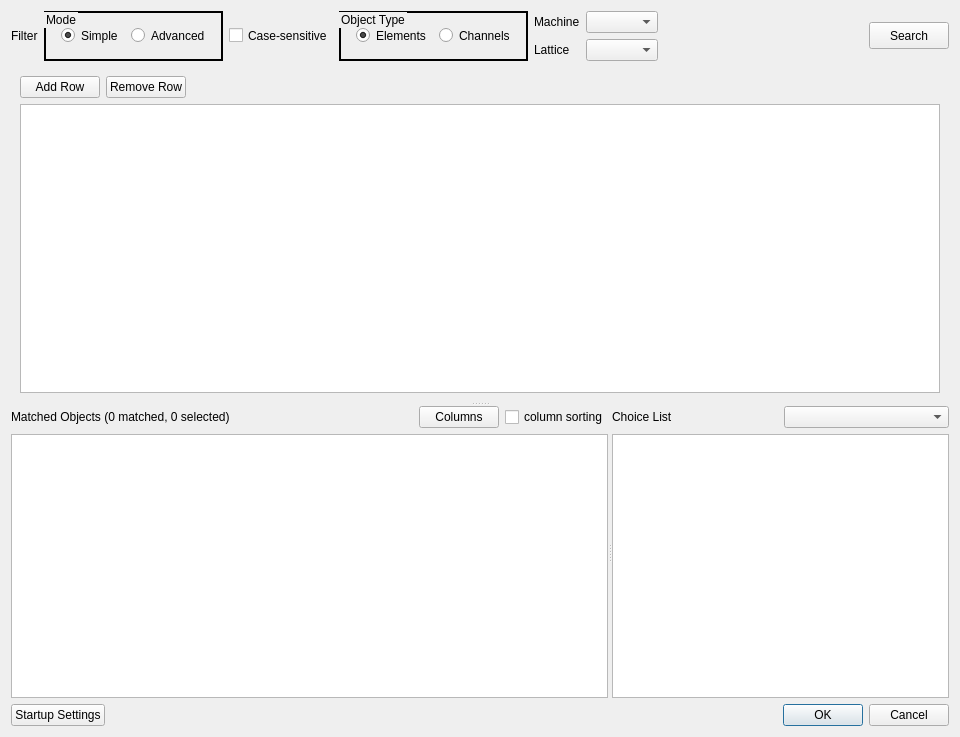
<?xml version="1.0" encoding="UTF-8"?>
<ui version="4.0">
 <class>Dialog</class>
 <widget class="QDialog" name="Dialog">
  <property name="windowModality">
   <enum>Qt::ApplicationModal</enum>
  </property>
  <property name="geometry">
   <rect>
    <x>0</x>
    <y>0</y>
    <width>960</width>
    <height>737</height>
   </rect>
  </property>
  <property name="windowTitle">
   <string>Channel/Element Explorer</string>
  </property>
  <property name="modal">
   <bool>true</bool>
  </property>
  <layout class="QVBoxLayout" name="verticalLayout_11">
   <item>
    <widget class="QSplitter" name="splitter_top_bottom">
     <property name="orientation">
      <enum>Qt::Vertical</enum>
     </property>
     <widget class="QWidget" name="layoutWidget">
      <layout class="QVBoxLayout" name="verticalLayout_9">
       <item>
        <layout class="QHBoxLayout" name="horizontalLayout_5">
         <item>
          <widget class="QLabel" name="label_filter">
           <property name="maximumSize">
            <size>
             <width>16777215</width>
             <height>27</height>
            </size>
           </property>
           <property name="text">
            <string>Filter</string>
           </property>
          </widget>
         </item>
         <item>
          <widget class="QGroupBox" name="groupBox_filter_mode">
           <property name="autoFillBackground">
            <bool>false</bool>
           </property>
           <property name="styleSheet">
            <string notr="true">border: 2px solid black;
padding: 3px;</string>
           </property>
           <property name="title">
            <string>Mode</string>
           </property>
           <property name="alignment">
            <set>Qt::AlignLeading|Qt::AlignLeft|Qt::AlignTop</set>
           </property>
           <property name="flat">
            <bool>false</bool>
           </property>
           <layout class="QHBoxLayout" name="horizontalLayout">
            <item>
             <widget class="QRadioButton" name="radioButton_simple">
              <property name="styleSheet">
               <string notr="true">border: transparent;</string>
              </property>
              <property name="text">
               <string>Simple</string>
              </property>
              <property name="checked">
               <bool>true</bool>
              </property>
             </widget>
            </item>
            <item>
             <widget class="QRadioButton" name="radioButton_advanced">
              <property name="styleSheet">
               <string notr="true">border: transparent;</string>
              </property>
              <property name="text">
               <string>Advanced</string>
              </property>
             </widget>
            </item>
           </layout>
          </widget>
         </item>
         <item>
          <widget class="QCheckBox" name="checkBox_filter_case_sensitive">
           <property name="maximumSize">
            <size>
             <width>16777215</width>
             <height>21</height>
            </size>
           </property>
           <property name="text">
            <string>Case-sensitive</string>
           </property>
          </widget>
         </item>
         <item>
          <widget class="QGroupBox" name="groupBox_elements_or_channels">
           <property name="autoFillBackground">
            <bool>false</bool>
           </property>
           <property name="styleSheet">
            <string notr="true">   border: 2px solid black;
   padding: 3px;
</string>
           </property>
           <property name="title">
            <string>Object Type</string>
           </property>
           <property name="alignment">
            <set>Qt::AlignBottom|Qt::AlignLeading|Qt::AlignLeft</set>
           </property>
           <layout class="QGridLayout" name="gridLayout">
            <item row="0" column="0">
             <widget class="QRadioButton" name="radioButton_elements">
              <property name="styleSheet">
               <string notr="true">border: transparent;</string>
              </property>
              <property name="text">
               <string>Elements</string>
              </property>
              <property name="checked">
               <bool>true</bool>
              </property>
             </widget>
            </item>
            <item row="0" column="1">
             <widget class="QRadioButton" name="radioButton_channels">
              <property name="styleSheet">
               <string notr="true">border: transparent;</string>
              </property>
              <property name="text">
               <string>Channels</string>
              </property>
             </widget>
            </item>
           </layout>
          </widget>
         </item>
         <item>
          <layout class="QGridLayout" name="gridLayout_3">
           <item row="0" column="0">
            <widget class="QLabel" name="label_machine">
             <property name="maximumSize">
              <size>
               <width>16777215</width>
               <height>27</height>
              </size>
             </property>
             <property name="text">
              <string>Machine</string>
             </property>
            </widget>
           </item>
           <item row="0" column="1">
            <widget class="QComboBox" name="comboBox_machine"/>
           </item>
           <item row="1" column="0">
            <widget class="QLabel" name="label_lattice">
             <property name="maximumSize">
              <size>
               <width>16777215</width>
               <height>27</height>
              </size>
             </property>
             <property name="text">
              <string>Lattice</string>
             </property>
            </widget>
           </item>
           <item row="1" column="1">
            <widget class="QComboBox" name="comboBox_lattice"/>
           </item>
          </layout>
         </item>
         <item>
          <spacer name="horizontalSpacer">
           <property name="maximumSize">
            <size>
             <width>16777215</width>
             <height>20</height>
            </size>
           </property>
           <property name="orientation">
            <enum>Qt::Horizontal</enum>
           </property>
           <property name="sizeHint" stdset="0">
            <size>
             <width>38</width>
             <height>17</height>
            </size>
           </property>
          </spacer>
         </item>
         <item>
          <widget class="QPushButton" name="pushButton_search">
           <property name="maximumSize">
            <size>
             <width>16777215</width>
             <height>27</height>
            </size>
           </property>
           <property name="text">
            <string>Search</string>
           </property>
          </widget>
         </item>
        </layout>
       </item>
       <item>
        <widget class="QStackedWidget" name="stackedWidget">
         <property name="currentIndex">
          <number>0</number>
         </property>
         <widget class="QWidget" name="page_advanced">
          <layout class="QVBoxLayout" name="verticalLayout">
           <item>
            <layout class="QHBoxLayout" name="horizontalLayout_2">
             <item>
              <widget class="QPushButton" name="pushButton_add_row">
               <property name="maximumSize">
                <size>
                 <width>16777215</width>
                 <height>27</height>
                </size>
               </property>
               <property name="text">
                <string>Add Row</string>
               </property>
              </widget>
             </item>
             <item>
              <widget class="QPushButton" name="pushButton_remove_row">
               <property name="maximumSize">
                <size>
                 <width>16777215</width>
                 <height>27</height>
                </size>
               </property>
               <property name="text">
                <string>Remove Row</string>
               </property>
              </widget>
             </item>
             <item>
              <spacer name="horizontalSpacer_2">
               <property name="maximumSize">
                <size>
                 <width>16777215</width>
                 <height>20</height>
                </size>
               </property>
               <property name="orientation">
                <enum>Qt::Horizontal</enum>
               </property>
               <property name="sizeHint" stdset="0">
                <size>
                 <width>228</width>
                 <height>17</height>
                </size>
               </property>
              </spacer>
             </item>
            </layout>
           </item>
           <item>
            <widget class="QTableView" name="tableView_filter">
             <attribute name="horizontalHeaderStretchLastSection">
              <bool>true</bool>
             </attribute>
             <attribute name="verticalHeaderCascadingSectionResizes">
              <bool>false</bool>
             </attribute>
             <attribute name="horizontalHeaderStretchLastSection">
              <bool>true</bool>
             </attribute>
             <attribute name="verticalHeaderCascadingSectionResizes">
              <bool>false</bool>
             </attribute>
            </widget>
           </item>
          </layout>
         </widget>
         <widget class="QWidget" name="page_simple">
          <layout class="QGridLayout" name="gridLayout_2">
           <item row="0" column="0">
            <layout class="QVBoxLayout" name="verticalLayout_10">
             <item>
              <layout class="QHBoxLayout" name="horizontalLayout_4">
               <item>
                <layout class="QVBoxLayout" name="verticalLayout_8">
                 <property name="sizeConstraint">
                  <enum>QLayout::SetMaximumSize</enum>
                 </property>
                 <item>
                  <widget class="QLabel" name="label_7">
                   <property name="maximumSize">
                    <size>
                     <width>16777215</width>
                     <height>27</height>
                    </size>
                   </property>
                   <property name="text">
                    <string>NOT</string>
                   </property>
                  </widget>
                 </item>
                 <item>
                  <widget class="QCheckBox" name="checkBox_simple_NOT">
                   <property name="text">
                    <string/>
                   </property>
                  </widget>
                 </item>
                </layout>
               </item>
               <item>
                <layout class="QVBoxLayout" name="verticalLayout_4">
                 <item>
                  <widget class="QLabel" name="label_3">
                   <property name="maximumSize">
                    <size>
                     <width>16777215</width>
                     <height>27</height>
                    </size>
                   </property>
                   <property name="text">
                    <string>Property</string>
                   </property>
                  </widget>
                 </item>
                 <item>
                  <widget class="QComboBox" name="comboBox_simple_property">
                   <property name="sizePolicy">
                    <sizepolicy hsizetype="MinimumExpanding" vsizetype="Fixed">
                     <horstretch>1</horstretch>
                     <verstretch>0</verstretch>
                    </sizepolicy>
                   </property>
                  </widget>
                 </item>
                </layout>
               </item>
               <item>
                <layout class="QVBoxLayout" name="verticalLayout_5">
                 <item>
                  <widget class="QLabel" name="label_4">
                   <property name="maximumSize">
                    <size>
                     <width>16777215</width>
                     <height>27</height>
                    </size>
                   </property>
                   <property name="text">
                    <string>Operator</string>
                   </property>
                  </widget>
                 </item>
                 <item>
                  <widget class="QComboBox" name="comboBox_simple_operator">
                   <property name="sizePolicy">
                    <sizepolicy hsizetype="MinimumExpanding" vsizetype="Fixed">
                     <horstretch>1</horstretch>
                     <verstretch>0</verstretch>
                    </sizepolicy>
                   </property>
                  </widget>
                 </item>
                </layout>
               </item>
               <item>
                <layout class="QVBoxLayout" name="verticalLayout_6">
                 <item>
                  <widget class="QLabel" name="label_5">
                   <property name="maximumSize">
                    <size>
                     <width>16777215</width>
                     <height>27</height>
                    </size>
                   </property>
                   <property name="text">
                    <string>Index</string>
                   </property>
                  </widget>
                 </item>
                 <item>
                  <widget class="QComboBox" name="comboBox_simple_index">
                   <property name="sizePolicy">
                    <sizepolicy hsizetype="MinimumExpanding" vsizetype="Fixed">
                     <horstretch>1</horstretch>
                     <verstretch>0</verstretch>
                    </sizepolicy>
                   </property>
                  </widget>
                 </item>
                </layout>
               </item>
               <item>
                <layout class="QVBoxLayout" name="verticalLayout_7">
                 <item>
                  <widget class="QLabel" name="label_6">
                   <property name="maximumSize">
                    <size>
                     <width>16777215</width>
                     <height>27</height>
                    </size>
                   </property>
                   <property name="text">
                    <string>Value</string>
                   </property>
                  </widget>
                 </item>
                 <item>
                  <widget class="QComboBox" name="comboBox_simple_value">
                   <property name="sizePolicy">
                    <sizepolicy hsizetype="MinimumExpanding" vsizetype="Fixed">
                     <horstretch>1</horstretch>
                     <verstretch>0</verstretch>
                    </sizepolicy>
                   </property>
                   <property name="editable">
                    <bool>true</bool>
                   </property>
                  </widget>
                 </item>
                </layout>
               </item>
               <item>
                <spacer name="horizontalSpacer_3">
                 <property name="maximumSize">
                  <size>
                   <width>16777215</width>
                   <height>20</height>
                  </size>
                 </property>
                 <property name="orientation">
                  <enum>Qt::Horizontal</enum>
                 </property>
                 <property name="sizeHint" stdset="0">
                  <size>
                   <width>38</width>
                   <height>17</height>
                  </size>
                 </property>
                </spacer>
               </item>
              </layout>
             </item>
             <item>
              <spacer name="verticalSpacer">
               <property name="orientation">
                <enum>Qt::Vertical</enum>
               </property>
               <property name="sizeHint" stdset="0">
                <size>
                 <width>20</width>
                 <height>0</height>
                </size>
               </property>
              </spacer>
             </item>
            </layout>
           </item>
          </layout>
         </widget>
        </widget>
       </item>
      </layout>
     </widget>
     <widget class="QSplitter" name="splitter_left_right">
      <property name="orientation">
       <enum>Qt::Horizontal</enum>
      </property>
      <widget class="QWidget" name="layoutWidget">
       <layout class="QVBoxLayout" name="verticalLayout_3">
        <item>
         <layout class="QHBoxLayout" name="horizontalLayout_6">
          <item>
           <widget class="QLabel" name="label_nMatched_nSelected">
            <property name="maximumSize">
             <size>
              <width>16777215</width>
              <height>16</height>
             </size>
            </property>
            <property name="text">
             <string>Matched Objects (0 matched, 0 selected)</string>
            </property>
           </widget>
          </item>
          <item>
           <spacer name="horizontalSpacer_4">
            <property name="orientation">
             <enum>Qt::Horizontal</enum>
            </property>
            <property name="sizeHint" stdset="0">
             <size>
              <width>40</width>
              <height>20</height>
             </size>
            </property>
           </spacer>
          </item>
          <item>
           <widget class="QPushButton" name="pushButton_columns">
            <property name="text">
             <string>Columns</string>
            </property>
           </widget>
          </item>
          <item>
           <widget class="QCheckBox" name="checkBox_matched_table_column_sorting">
            <property name="text">
             <string>column sorting</string>
            </property>
           </widget>
          </item>
         </layout>
        </item>
        <item>
         <widget class="QTableView" name="tableView_matched">
          <property name="sizePolicy">
           <sizepolicy hsizetype="Expanding" vsizetype="Expanding">
            <horstretch>0</horstretch>
            <verstretch>0</verstretch>
           </sizepolicy>
          </property>
         </widget>
        </item>
       </layout>
      </widget>
      <widget class="QWidget" name="layoutWidget">
       <layout class="QVBoxLayout" name="verticalLayout_2">
        <item>
         <layout class="QHBoxLayout" name="horizontalLayout_3">
          <item>
           <widget class="QLabel" name="label__choice_list">
            <property name="maximumSize">
             <size>
              <width>16777215</width>
              <height>16</height>
             </size>
            </property>
            <property name="text">
             <string>Choice List</string>
            </property>
           </widget>
          </item>
          <item>
           <widget class="QComboBox" name="comboBox_choice_list"/>
          </item>
         </layout>
        </item>
        <item>
         <widget class="QListView" name="listView_choice_list">
          <property name="sizePolicy">
           <sizepolicy hsizetype="Expanding" vsizetype="Expanding">
            <horstretch>0</horstretch>
            <verstretch>0</verstretch>
           </sizepolicy>
          </property>
         </widget>
        </item>
       </layout>
      </widget>
     </widget>
    </widget>
   </item>
   <item>
    <layout class="QHBoxLayout" name="horizontalLayout_7">
     <item>
      <widget class="QPushButton" name="pushButton_startup_settings">
       <property name="text">
        <string>Startup Settings</string>
       </property>
      </widget>
     </item>
     <item>
      <spacer name="horizontalSpacer_5">
       <property name="orientation">
        <enum>Qt::Horizontal</enum>
       </property>
       <property name="sizeHint" stdset="0">
        <size>
         <width>40</width>
         <height>20</height>
        </size>
       </property>
      </spacer>
     </item>
     <item>
      <widget class="QDialogButtonBox" name="buttonBox">
       <property name="orientation">
        <enum>Qt::Horizontal</enum>
       </property>
       <property name="standardButtons">
        <set>QDialogButtonBox::Cancel|QDialogButtonBox::Ok</set>
       </property>
      </widget>
     </item>
    </layout>
   </item>
  </layout>
 </widget>
 <resources/>
 <connections>
  <connection>
   <sender>buttonBox</sender>
   <signal>accepted()</signal>
   <receiver>Dialog</receiver>
   <slot>accept()</slot>
   <hints>
    <hint type="sourcelabel">
     <x>248</x>
     <y>254</y>
    </hint>
    <hint type="destinationlabel">
     <x>157</x>
     <y>274</y>
    </hint>
   </hints>
  </connection>
  <connection>
   <sender>buttonBox</sender>
   <signal>rejected()</signal>
   <receiver>Dialog</receiver>
   <slot>reject()</slot>
   <hints>
    <hint type="sourcelabel">
     <x>316</x>
     <y>260</y>
    </hint>
    <hint type="destinationlabel">
     <x>286</x>
     <y>274</y>
    </hint>
   </hints>
  </connection>
 </connections>
</ui>
